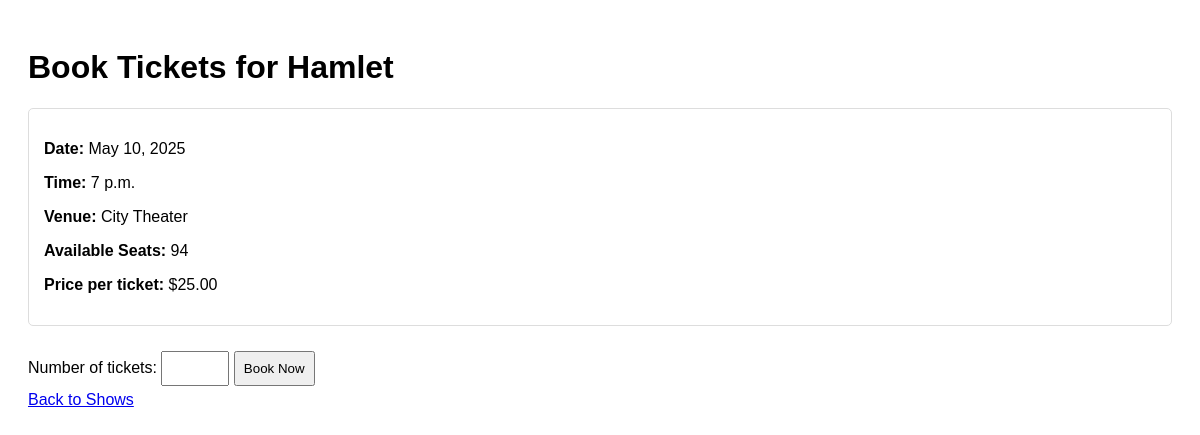
/book/1/ (signed in), run on the app's committed database.
### core/models.py (models this page shows, shortened)
class Show(models.Model):
    title = models.CharField(max_length=200)
    description = models.TextField()
    date = models.DateField()
    time = models.TimeField()
    seats = models.PositiveIntegerField()
    venue = models.CharField(max_length=200)
    price = models.DecimalField(max_digits=6, decimal_places=2, default=0.00)

### core/views.py (the view, shortened to what this page needs)
# urls.py: path('book/<int:show_id>/', BookShowView.as_view(), name='book-show'),
@method_decorator(login_required, name='dispatch')
class BookShowView(View):
    def get(self, request, show_id):
        show = Show.objects.get(id=show_id)
        return render(request, 'book_show.html', {'show': show})

### core/templates/book_show.html (shortened to what this page needs)
<!DOCTYPE html>
<html lang="en">
<head>
</head>
<body>
    <h1>Book Tickets for {{ show.title }}</h1>
    <div class="show-details">
        <p><strong>Date:</strong> {{ show.date }}</p>
        <p><strong>Time:</strong> {{ show.time }}</p>
        <p><strong>Venue:</strong> {{ show.venue }}</p>
        <p><strong>Available Seats:</strong> {{ show.seats }}</p>
        <p><strong>Price per ticket:</strong> ${{ show.price }}</p>
    </div>
    <form method="post">
        <label for="quantity">Number of tickets:</label>
        <input type="number" name="quantity" id="quantity" min="1" max="{{ show.seats }}" required>
        <button type="submit">Book Now</button>
    </form>
    <a href="{% url 'show-list' %}">Back to Shows</a>
</body>
</html>

### core/templates/book_show.html (style rules this page uses)
body { font-family: Arial, sans-serif; padding: 20px; }
.show-details { margin-bottom: 20px; padding: 15px; border: 1px solid #ddd; border-radius: 5px; }
form { margin-top: 20px; }
input, button { padding: 8px; margin: 5px 0; }

### data on the page
Show: title "Hamlet", date "May 10, 2025", time "7 p.m.", venue "City Theater", seats "94", price "25.00"
